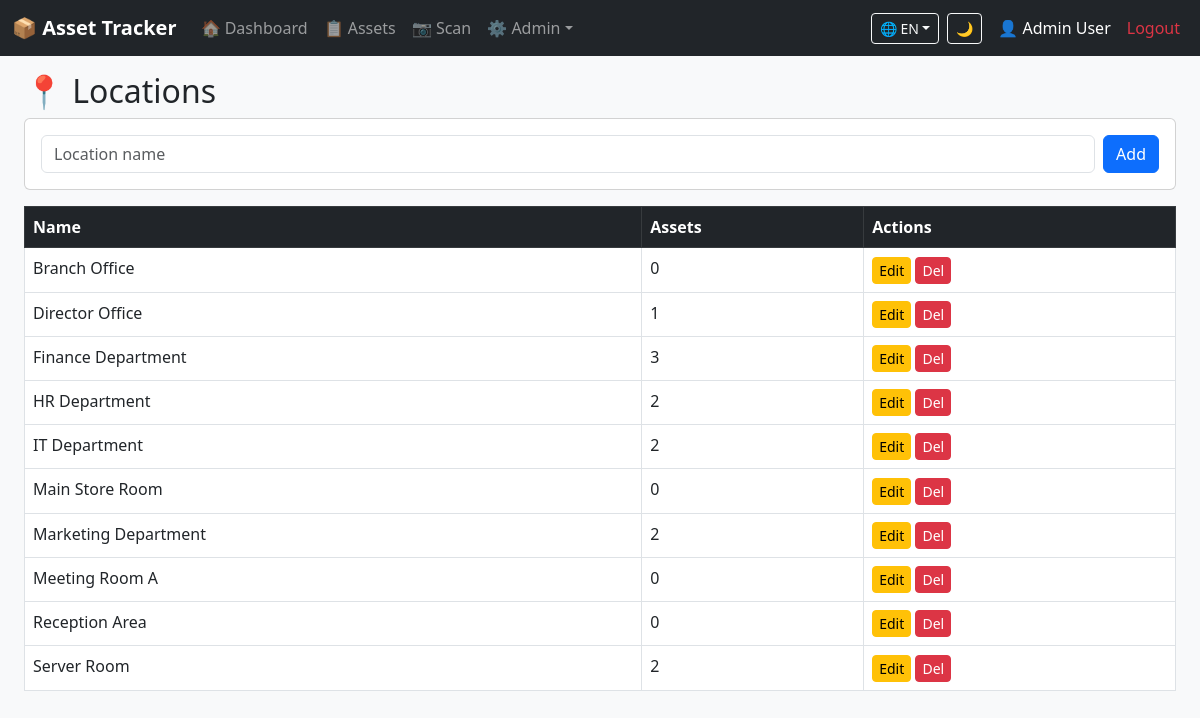
/locations/index.php (signed in), run on the app's committed database.
### tables this page shows
CREATE TABLE `locations` (
  `id` int(11) NOT NULL,
  `name` varchar(150) NOT NULL
);

### config.php (called while the page is built, shortened)
<?php
function e($s) { return htmlspecialchars($s ?? '', ENT_QUOTES, 'UTF-8'); }
function csrf_token() { if (empty($_SESSION['csrf'])) $_SESSION['csrf'] = bin2hex(random_bytes(32)); return $_SESSION['csrf']; }

### locations/index.php (the view, shortened to what this page needs)
<?php require '../header.php'; requireAdmin();
$edit = null;
$rows = $pdo->query("SELECT l.*, (SELECT COUNT(*) FROM assets WHERE location_id=l.id) AS cnt FROM locations l ORDER BY name")->fetchAll();
?>
<h2>📍 Locations</h2>
<form method="POST" class="card p-3 mb-3 d-flex gap-2 flex-row">
<input name="name" value="<?= e($edit['name'] ?? '') ?>" class="form-control" placeholder="Location name" required>
<button class="btn btn-primary"><?= $edit?'Update':'Add' ?></button>
</form>
<table class="table table-bordered"><thead class="table-dark"><tr><th>Name</th><th>Assets</th><th>Actions</th></tr></thead><tbody>
<?php foreach ($rows as $r): ?>
<tr><td><?= e($r['name']) ?></td><td><?= $r['cnt'] ?></td><td class="table-actions">
<a class="btn btn-sm btn-warning" href="?edit=<?= $r['id'] ?>">Edit</a>
<a class="btn btn-sm btn-danger" href="?delete=<?= $r['id'] ?>&csrf=<?= csrf_token() ?>" data-confirm="Delete location?">Del</a>
</td></tr>
<?php endforeach; ?>
</tbody></table>
<?php require '../footer.php';

### header.php (style rules this page uses)
body { padding-bottom:50px }
.table-actions .btn { padding:2px 6px }

### data on the page
locations: name "Branch Office", cnt "0"
locations: name "Director Office", cnt "1"
locations: name "Finance Department", cnt "3"
locations: name "HR Department", cnt "2"
locations: name "IT Department", cnt "2"
locations: name "Main Store Room", cnt "0"
locations: name "Marketing Department", cnt "2"
locations: name "Meeting Room A", cnt "0"
locations: name "Reception Area", cnt "0"
locations: name "Server Room", cnt "2"

### other printed values
__('dashboard') "Dashboard"
__('assets') "Assets"
$_SESSION['lang'] "EN"
$_SESSION['user_name'] "Admin User"
__('logout') "Logout"
